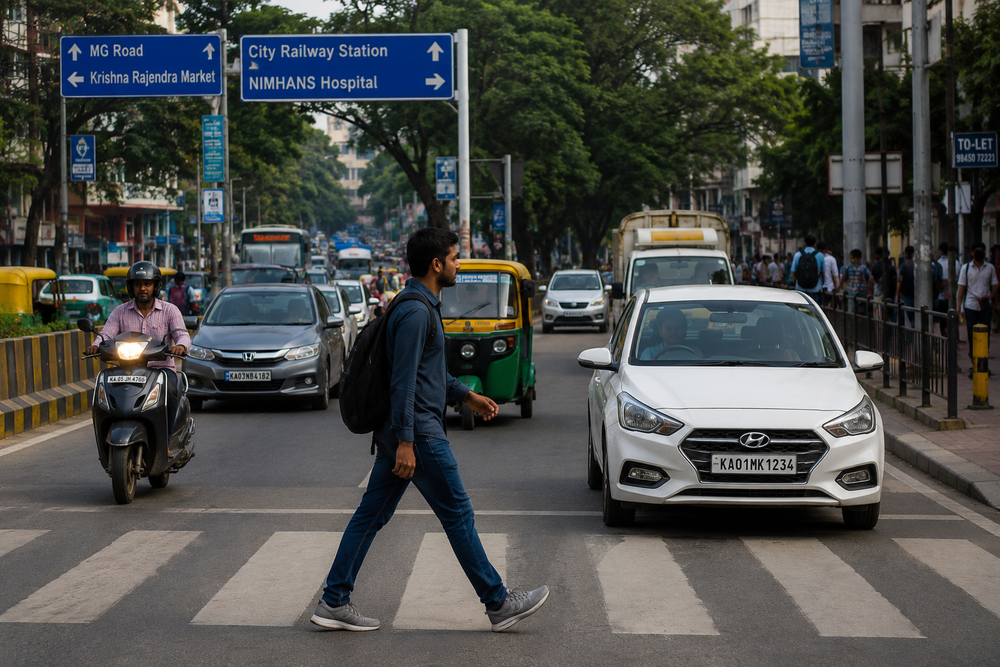
#> input picture image.png, 1000 x 667 px, shrunk from 1536 x 1024 before the run
$ python -i clahe.py   (imports and definitions only)
#> lines starting #> are read from the running program, lines starting #| are printed output that depends on the picture
#> further down, picture is the input picture: shape (667, 1000, 3); mean B, G, R 74.7, 77.3, 75.4
import cv2


class ImageEnhancer:
    def __init__(self, clip_limit=2.0, tile_grid_size=(8, 8)):
        self.tile_grid_size = tile_grid_size
        self.clahe = cv2.createCLAHE(clipLimit=clip_limit,tileGridSize=tile_grid_size)

    # ----------------------------
    # Update CLAHE Clip Limit
    # ----------------------------
    def set_clip_limit(self, clip_limit):
        self.clahe = cv2.createCLAHE(clipLimit=clip_limit,tileGridSize=self.tile_grid_size)

    # ----------------------------
    # CLAHE Contrast Enhancement
    # ----------------------------
    def apply_clahe(self, image):
        lab = cv2.cvtColor(image, cv2.COLOR_BGR2LAB)
#> lab: shape (667, 1000, 3); mean of channels 0, 1, 2 81.4, 127.6, 129.4
        l, a, b = cv2.split(lab)
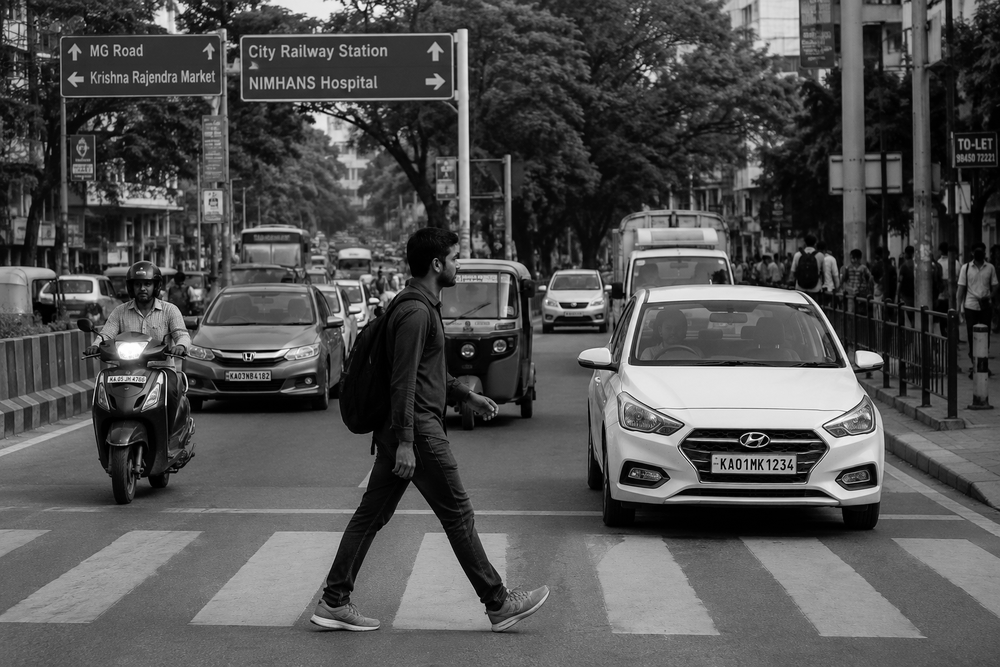
#> l: shape (667, 1000); min 0, max 255, mean 81.4
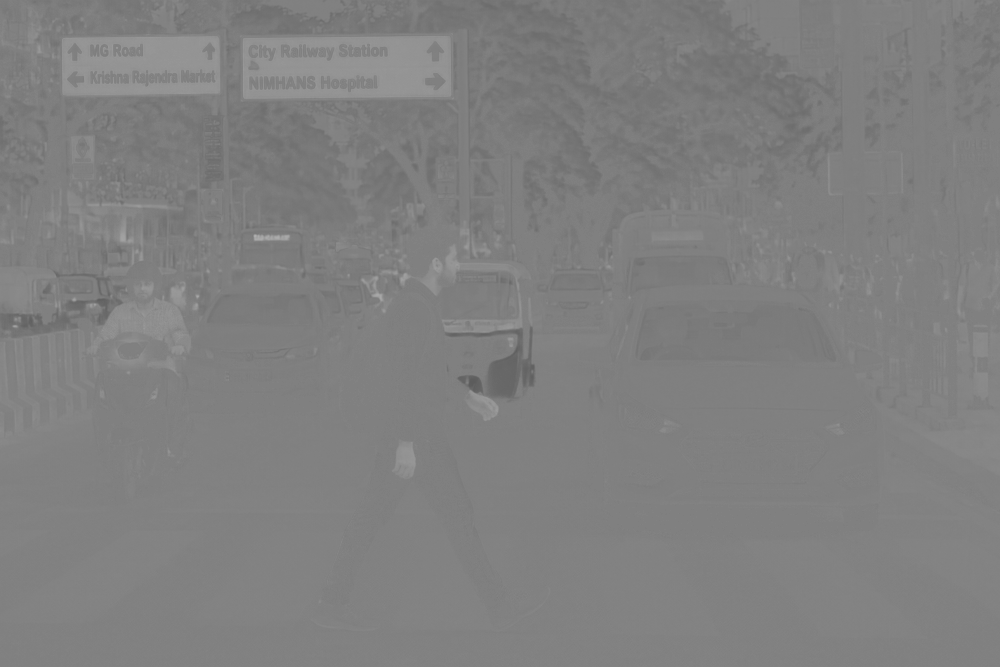
#> a: shape (667, 1000); min 92, max 174, mean 127.6
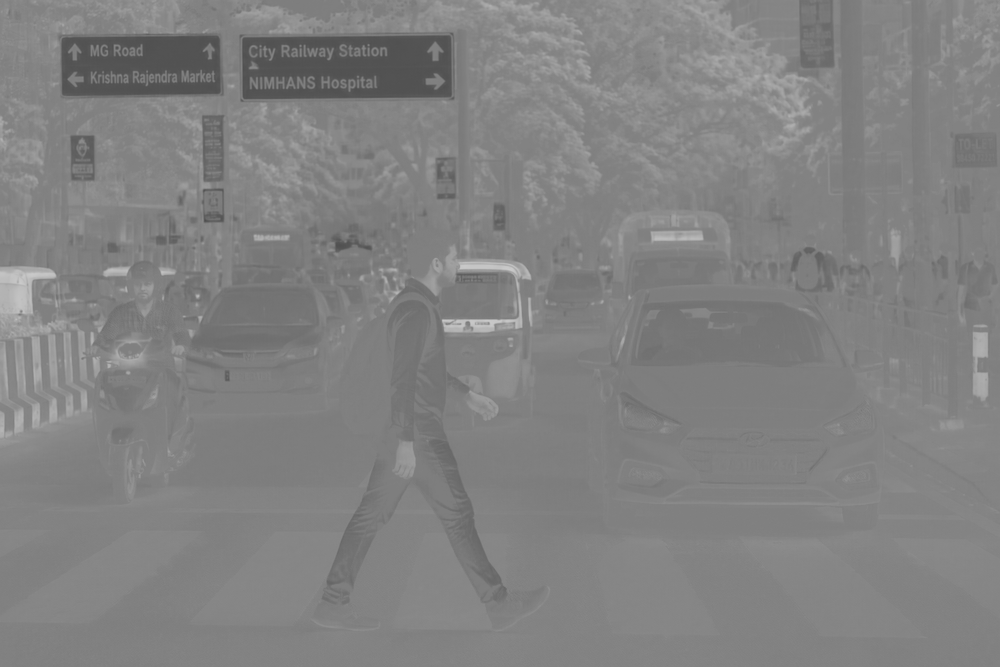
#> b: shape (667, 1000); min 78, max 203, mean 129.4
        l = self.clahe.apply(l)
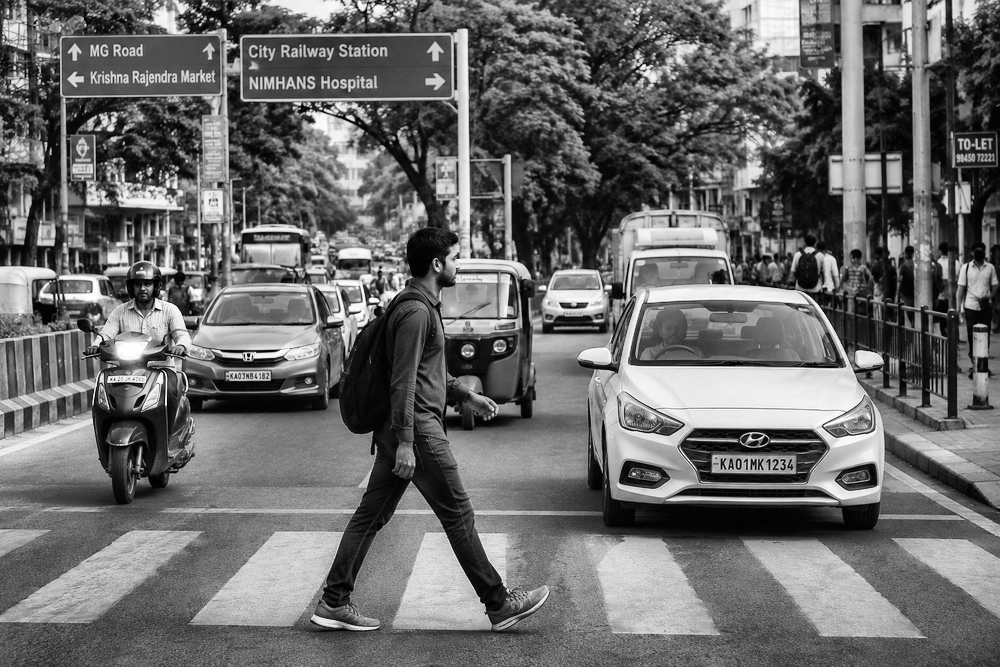
#> l: shape (667, 1000); min 0, max 255, mean 106.8
        enhanced = cv2.merge((l, a, b))
#> enhanced: shape (667, 1000, 3); mean of channels 0, 1, 2 106.8, 127.6, 129.4
        return cv2.cvtColor(enhanced, cv2.COLOR_LAB2BGR)
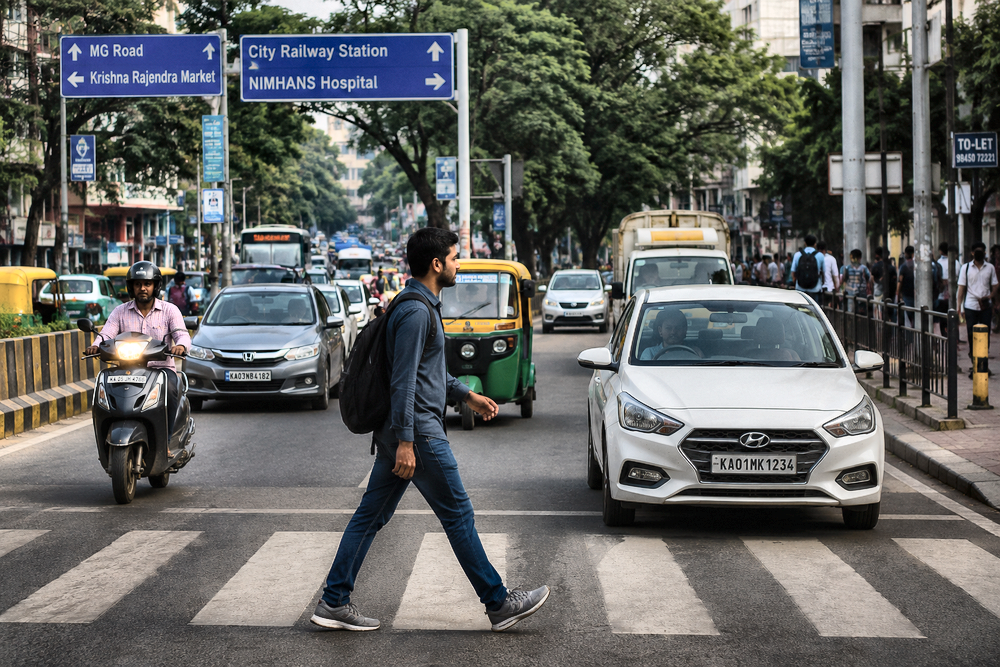
#> returned value: shape (667, 1000, 3); mean B, G, R 99.4, 102.2, 100.9

>>> import cv2
>>> picture = cv2.imread('../image.png')
>>> result = ImageEnhancer().apply_clahe(picture)
